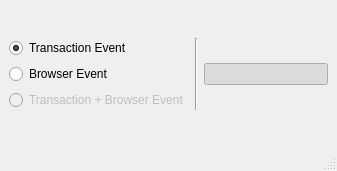
<?xml version="1.0" encoding="UTF-8"?>
<ui version="4.0">
 <class>Record</class>
 <widget class="QMainWindow" name="Record">
  <property name="geometry">
   <rect>
    <x>0</x>
    <y>0</y>
    <width>337</width>
    <height>171</height>
   </rect>
  </property>
  <property name="windowTitle">
   <string>Record</string>
  </property>
  <property name="windowIcon">
   <iconset resource="icon/res.qrc">
    <normaloff>:/main/auto_test_main.png</normaloff>:/main/auto_test_main.png</iconset>
  </property>
  <widget class="QWidget" name="centralwidget">
   <layout class="QGridLayout" name="gridLayout">
    <item row="0" column="0">
     <layout class="QHBoxLayout" name="horizontalLayout">
      <item>
       <layout class="QVBoxLayout" name="verticalLayout">
        <item>
         <widget class="QRadioButton" name="rb_trEvent">
          <property name="text">
           <string>Transaction Event</string>
          </property>
          <property name="checked">
           <bool>true</bool>
          </property>
         </widget>
        </item>
        <item>
         <widget class="QRadioButton" name="rb_uiEvent">
          <property name="text">
           <string>Browser Event</string>
          </property>
         </widget>
        </item>
        <item>
         <widget class="QRadioButton" name="rb_trUiEvent">
          <property name="enabled">
           <bool>false</bool>
          </property>
          <property name="text">
           <string>Transaction + Browser Event</string>
          </property>
         </widget>
        </item>
       </layout>
      </item>
      <item>
       <widget class="Line" name="line">
        <property name="orientation">
         <enum>Qt::Vertical</enum>
        </property>
       </widget>
      </item>
      <item>
       <layout class="QVBoxLayout" name="verticalLayout_2">
        <item>
         <widget class="QPushButton" name="btn_record">
          <property name="text">
           <string/>
          </property>
          <property name="icon">
           <iconset resource="icon/res.qrc">
            <normaloff>:/capture/rec.png</normaloff>
            <normalon>:/capture/rec.png</normalon>:/capture/rec.png</iconset>
          </property>
          <property name="iconSize">
           <size>
            <width>100</width>
            <height>100</height>
           </size>
          </property>
          <property name="checkable">
           <bool>true</bool>
          </property>
          <property name="checked">
           <bool>true</bool>
          </property>
         </widget>
        </item>
       </layout>
      </item>
     </layout>
    </item>
   </layout>
  </widget>
  <widget class="QMenuBar" name="menubar">
   <property name="geometry">
    <rect>
     <x>0</x>
     <y>0</y>
     <width>337</width>
     <height>21</height>
    </rect>
   </property>
  </widget>
  <widget class="QStatusBar" name="statusbar"/>
 </widget>
 <resources>
  <include location="icon/res.qrc"/>
 </resources>
 <connections/>
</ui>
